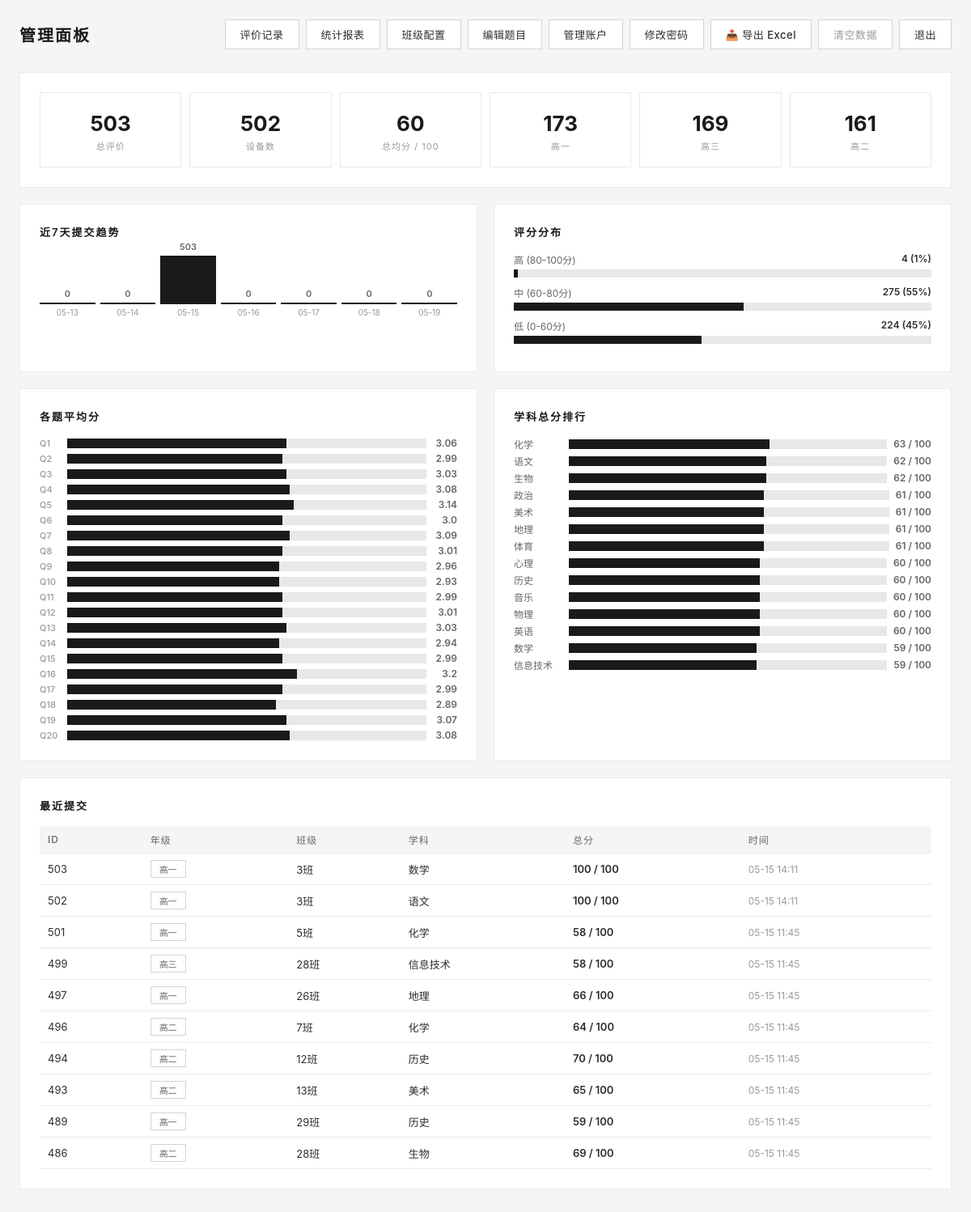
Page /admin (signed in) on the committed database.
### models.py (models this page shows, shortened)
class Evaluation(db.Model):
    __tablename__ = 'evaluation'
    id = db.Column(db.Integer, primary_key=True)
    grade = db.Column(db.String(10), nullable=False)
    class_name = db.Column(db.String(10), nullable=False)
    teacher_subject = db.Column(db.String(20), nullable=False)
    q1 = db.Column(db.String(1), nullable=False)
    q2 = db.Column(db.String(1), nullable=False)
    q3 = db.Column(db.String(1), nullable=False)
    q4 = db.Column(db.String(1), nullable=False)
    q5 = db.Column(db.String(1), nullable=False)
    q6 = db.Column(db.String(1), nullable=False)
    q7 = db.Column(db.String(1), nullable=False)
    q8 = db.Column(db.String(1), nullable=False)
    q9 = db.Column(db.String(1), nullable=False)
    q10 = db.Column(db.String(1), nullable=False)
    q11 = db.Column(db.String(1), nullable=False)
    q12 = db.Column(db.String(1), nullable=False)
    q13 = db.Column(db.String(1), nullable=False)
    q14 = db.Column(db.String(1), nullable=False)
    q15 = db.Column(db.String(1), nullable=False)
    q16 = db.Column(db.String(1), nullable=False)
    q17 = db.Column(db.String(1), nullable=False)
    q18 = db.Column(db.String(1), nullable=False)
    q19 = db.Column(db.String(1), nullable=False)
    q20 = db.Column(db.String(1), nullable=False)
    device_uuid = db.Column(db.String(36), nullable=True, index=True)
    suggestions = db.Column(db.Text, default='')
    created_at = db.Column(db.DateTime, default=datetime.now)
    updated_at = db.Column(db.DateTime, default=datetime.now, onupdate=datetime.now)
    ip_address = db.Column(db.String(50), default='')
    def score_of(self, q):
        score_map = {'A': 5, 'B': 4, 'C': 3, 'D': 2, 'E': 1}
        val = getattr(self, q, 'C')
        return score_map.get(val, 3)
    @property
    def total_score(self):
        return sum(self.score_of(f'q{i}') for i in range(1, 21))
    @property
    def average_score(self):
        return round(self.total_score / 20, 2)

### app.py (the view)
@app.route('/admin')
@login_required
def admin_dashboard():
    total = Evaluation.query.count()
    unique_devices = db.session.query(db.func.count(db.distinct(Evaluation.device_uuid))).scalar() or 0
    grades = db.session.query(Evaluation.grade, db.func.count(Evaluation.id)).group_by(Evaluation.grade).all()
    subjects = db.session.query(Evaluation.teacher_subject, db.func.count(Evaluation.id)).group_by(Evaluation.teacher_subject).all()
    recent = Evaluation.query.order_by(Evaluation.created_at.desc()).limit(10).all()
    q_count = len(get_questions())
    all_scores = [e.average_score for e in Evaluation.query.all()]
    overall_avg = round(sum(all_scores) / len(all_scores), 2) if all_scores else 0
    dist = {'高 (80-100分)': 0, '中 (60-80分)': 0, '低 (0-60分)': 0}
    for s in all_scores:
        t = s * q_count
        if t >= 80: dist['高 (80-100分)'] += 1
        elif t >= 60: dist['中 (60-80分)'] += 1
        else: dist['低 (0-60分)'] += 1
    today = datetime.now().date()
    daily_counts = []
    for d in range(6, -1, -1):
        day = today - timedelta(days=d)
        ds = datetime(day.year, day.month, day.day, 0, 0, 0)
        de = datetime(day.year, day.month, day.day, 23, 59, 59)
        cnt = Evaluation.query.filter(Evaluation.created_at >= ds, Evaluation.created_at <= de).count()
        daily_counts.append({'date': day.strftime('%m-%d'), 'count': cnt})
    score_sum = sum(
        db.case((getattr(Evaluation, f'q{i+1}') == 'A', 5),
                (getattr(Evaluation, f'q{i+1}') == 'B', 4),
                (getattr(Evaluation, f'q{i+1}') == 'C', 3),
                (getattr(Evaluation, f'q{i+1}') == 'D', 2),
                (getattr(Evaluation, f'q{i+1}') == 'E', 1), else_=0)
        for i in range(q_count)
    )
    subject_ranking = db.session.query(
        Evaluation.teacher_subject, db.func.count(Evaluation.id).label('cnt'),
        db.func.avg(score_sum / q_count).label('avg')
    ).group_by(Evaluation.teacher_subject).order_by(db.desc('avg')).all()
    avg_scores = {}
    for i in range(1, q_count + 1):
        col = getattr(Evaluation, f'q{i}')
        score_expr = db.case({col == 'A': 5, col == 'B': 4, col == 'C': 3, col == 'D': 2, col == 'E': 1}, else_=0)
        avg = db.session.query(db.func.avg(score_expr)).scalar()
        avg_scores[i] = round(float(avg), 2) if avg else 0
    return render_template('admin/dashboard.html', total=total, unique_devices=unique_devices,
                           grades=grades, subjects=subjects, recent=recent, overall_avg=overall_avg,
                           score_dist=dist, daily_counts=daily_counts, subject_ranking=subject_ranking,
                           avg_scores=avg_scores, questions=get_questions(), q_count=q_count)

### app.py (called while the page is built)
@login_manager.user_loader
def load_user(user_id):
    return Admin.query.get(int(user_id))

def get_questions():
    qs = QuestionConfig.query.order_by(QuestionConfig.question_number).all()
    if len(qs) >= 20:
        return [q.content for q in qs[:20]]
    return DEFAULT_QUESTIONS

### templates/admin/dashboard.html (shortened to what this page needs)
<!DOCTYPE html>
<html lang="zh-CN">
<head>
</head>
<body>
<div class="container">
  <div class="top-bar">
    <h2>管理面板</h2>
    <div class="top-actions">
      <a href="{{ url_for('admin_results') }}" class="btn">评价记录</a>
      <a href="{{ url_for('admin_stats', group='grade_class') }}" class="btn">统计报表</a>
      <a href="{{ url_for('admin_classes') }}" class="btn">班级配置</a>
      <a href="{{ url_for('admin_questions') }}" class="btn">编辑题目</a>
      <a href="{{ url_for('admin_admins') }}" class="btn">管理账户</a>
      <a href="{{ url_for('admin_password') }}" class="btn">修改密码</a>
      <a href="{{ url_for('admin_export') }}" class="btn" onclick="showExportOverlay()">📥 导出 Excel</a>
      <form method="post" action="{{ url_for('admin_clear_all') }}" style="display:inline;" onsubmit="return confirm('确认清空全部 {{ total }} 条评价记录吗？此操作不可恢复。')">
        <button type="submit" class="btn" style="color:var(--gray-500);">清空数据</button>
      </form>
      <a href="{{ url_for('admin_logout') }}" class="btn">退出</a>
    </div>
  </div>
  <div class="card"><div class="card-body">
    <div class="stats-grid">
      <div class="stat-card"><div class="num">{{ total }}</div><div class="label">总评价</div></div>
      <div class="stat-card"><div class="num">{{ unique_devices }}</div><div class="label">设备数</div></div>
      <div class="stat-card"><div class="num">{{ '%.0f'|format(overall_avg * 20) }}</div><div class="label">总均分 / 100</div></div>
      {% for grade, count in grades %}
      <div class="stat-card"><div class="num">{{ count }}</div><div class="label">{{ grade }}</div></div>
      {% endfor %}
    </div>
  </div></div>
  <div class="grid-2">
    <div class="card"><div class="card-body">
      <div class="section-title">近7天提交趋势</div>
      <div style="display:flex;align-items:flex-end;gap:6px;height:80px;padding-top:10px;">
        {% set max_count = daily_counts|map(attribute='count')|max or 1 %}
        {% for d in daily_counts %}
        <div style="flex:1;display:flex;flex-direction:column;align-items:center;">
          <span style="font-size:11px;font-weight:600;color:var(--gray-700);">{{ d.count }}</span>
          <div style="width:100%;background:var(--gray-100);margin-top:4px;flex:1;display:flex;align-items:flex-end;">
            <div style="width:100%;height:{{ (d.count / max_count * 60)|round|int }}px;background:var(--black);min-height:2px;"></div>
          </div>
          <span style="font-size:10px;color:var(--gray-500);margin-top:4px;">{{ d.date }}</span>
        </div>
        {% endfor %}
      </div>
    </div></div>
    <div class="card"><div class="card-body">
      <div class="section-title">评分分布</div>
      {% set total_dist = score_dist['高 (80-100分)'] + score_dist['中 (60-80分)'] + score_dist['低 (0-60分)'] %}
      {% for label, count in [('高 (80-100分)', score_dist['高 (80-100分)']), ('中 (60-80分)', score_dist['中 (60-80分)']), ('低 (0-60分)', score_dist['低 (0-60分)'])] %}
      {% set pct = (count / total_dist * 100)|round|int if total_dist > 0 else 0 %}
      <div style="margin-bottom:10px;">
        <div style="display:flex;justify-content:space-between;font-size:12px;margin-bottom:4px;">
          <span style="color:var(--gray-700);">{{ label }}</span>
          <span style="font-weight:600;">{{ count }} ({{ pct }}%)</span>
        </div>
        <div style="height:10px;background:var(--gray-100);">
          <div style="height:100%;width:{{ pct }}%;background:var(--black);"></div>
        </div>
      </div>
      {% endfor %}
    </div></div>
  </div>
  <div class="grid-2">
    <div class="card"><div class="card-body">
      <div class="section-title">各题平均分</div>
      <div class="bar-group">
        {% for i in range(20) %}
        {% set avg = avg_scores[i+1] %}
        {% set pct = (avg / 5 * 100)|round|int %}
        <div class="bar-row">
          <span class="bar-label">Q{{ i+1 }}</span>
          <div class="bar-track"><div class="bar-fill" style="width:{{ pct }}%;"></div></div>
          <span class="bar-score">{{ avg }}</span>
        </div>
        {% endfor %}
      </div>
    </div></div>
    <div class="card"><div class="card-body">
      <div class="section-title">学科总分排行</div>
      {% if subject_ranking %}
      <div style="display:flex;flex-direction:column;gap:4px;">
        {% for s in subject_ranking %}
        {% set total = (s.avg or 0) * 20 %}
        {% set spct = total / 100 * 100 %}
        <div class="bar-row">
          <span style="min-width:60px;font-size:12px;color:var(--gray-700);">{{ s.teacher_subject }}</span>
          <div class="bar-track"><div class="bar-fill" style="width:{{ spct|round|int }}%;"></div></div>
          <span class="bar-score">{{ '%.0f'|format(total) }} / 100</span>
        </div>
        {% endfor %}
      </div>
      {% else %}<div class="empty-state">暂无数据</div>{% endif %}
    </div></div>
  </div>
  <div class="card"><div class="card-body">
    <div class="section-title">最近提交</div>
    {% if recent %}
    <div class="table-wrap">
      <table>
        <thead><tr><th>ID</th><th>年级</th><th>班级</th><th>学科</th><th>总分</th><th>时间</th></tr></thead>
        <tbody>
          {% for ev in recent %}
          <tr>
            <td>{{ ev.id }}</td>
            <td><span class="badge">{{ ev.grade }}</span></td>
            <td>{{ ev.class_name }}班</td>
            <td>{{ ev.teacher_subject }}</td>
            <td style="font-weight:600;">{{ ev.total_score }} / 100</td>
            <td style="color:var(--gray-500);font-size:12px;">{{ ev.created_at.strftime('%m-%d %H:%M') }}</td>
          </tr>
          {% endfor %}
        </tbody>
      </table>
    </div>
    {% else %}<div class="empty-state">暂无评价记录</div>{% endif %}
  </div></div>
  <div class="footer">&nbsp;</div>
</div>
</body>
</html>

### templates/admin/dashboard.html (style rules this page uses)
:root { --black: #1a1a1a; --dark: #2d2d2d; --gray-700: #666; --gray-500: #999; --gray-300: #ccc; --gray-100: #e8e8e8; --gray-50: #f5f5f5; --white: #fff; --border: #d4d4d4; --border-light: #eaeaea; --font: -apple-system, BlinkMacSystemFont, 'PingFang SC', 'Noto Sans SC', 'Microsoft YaHei', sans-serif; }
* { margin:0; padding:0; box-sizing:border-box; }
body { font-family: var(--font); background: var(--gray-50); padding: 24px; color: var(--dark); }
.container { max-width: 1200px; margin: 0 auto; }
.top-bar { display: flex; justify-content: space-between; align-items: center; margin-bottom: 28px; flex-wrap: wrap; gap: 12px; }
.top-bar h2 { font-size: 20px; font-weight: 600; color: var(--black); letter-spacing: 2px; }
.top-actions { display: flex; gap: 8px; flex-wrap: wrap; }
.btn { display: inline-flex; align-items: center; gap: 4px; padding: 8px 18px; border: 1px solid var(--border); font-size: 13px; font-weight: 500; font-family: inherit; cursor: pointer; text-decoration: none; transition: all 0.2s; background: var(--white); color: var(--dark); letter-spacing: 0.5px; }
.card { background: var(--white); border: 1px solid var(--border-light); margin-bottom: 20px; }
.card-body { padding: 24px; }
.section-title { font-size: 13px; font-weight: 600; color: var(--black); margin-bottom: 16px; letter-spacing: 2px; text-transform: uppercase; }
.stats-grid { display: grid; grid-template-columns: repeat(auto-fit, minmax(130px, 1fr)); gap: 10px; }
.stat-card { border: 1px solid var(--border-light); padding: 18px 16px; text-align: center; }
.stat-card .num { font-size: 26px; font-weight: 700; color: var(--black); margin: 4px 0; }
.stat-card .label { font-size: 11px; color: var(--gray-500); letter-spacing: 1px; text-transform: uppercase; }
.grid-2 { display: grid; grid-template-columns: 1fr 1fr; gap: 20px; }
.bar-group { display: flex; flex-direction: column; gap: 4px; }
.bar-row { display: flex; align-items: center; gap: 8px; }
.bar-label { min-width: 26px; font-size: 11px; color: var(--gray-500); font-weight: 500; }
.bar-track { flex: 1; height: 12px; background: var(--gray-100); }
.bar-fill { height: 100%; background: var(--black); transition: width 0.8s; }
.bar-score { min-width: 30px; font-size: 12px; font-weight: 600; color: var(--gray-700); text-align: right; }
.table-wrap { overflow-x: auto; }
table { width: 100%; border-collapse: collapse; font-size: 13px; }
table th { text-align: left; padding: 8px 10px; background: var(--gray-50); color: var(--gray-700); font-weight: 500; border-bottom: 1px solid var(--border-light); font-size: 12px; text-transform: uppercase; letter-spacing: 1px; }
table td { padding: 8px 10px; border-bottom: 1px solid var(--border-light); }
.badge { display: inline-block; padding: 2px 10px; font-size: 11px; border: 1px solid var(--border); color: var(--gray-700); }
.footer { text-align: center; padding: 20px; color: var(--gray-500); font-size: 12px; }

### rows in the picture
Evaluation: id "503", grade "高一", class_name "3", teacher_subject "数学", total_score "100", created_at "05-15 14:11"
Evaluation: id "502", grade "高一", class_name "3", teacher_subject "语文", total_score "100", created_at "05-15 14:11"
Evaluation: id "501", grade "高一", class_name "5", teacher_subject "化学", total_score "58", created_at "05-15 11:45"
Evaluation: id "499", grade "高三", class_name "28", teacher_subject "信息技术", total_score "58", created_at "05-15 11:45"
Evaluation: id "497", grade "高一", class_name "26", teacher_subject "地理", total_score "66", created_at "05-15 11:45"
Evaluation: id "496", grade "高二", class_name "7", teacher_subject "化学", total_score "64", created_at "05-15 11:45"
Evaluation: id "494", grade "高二", class_name "12", teacher_subject "历史", total_score "70", created_at "05-15 11:45"
Evaluation: id "493", grade "高二", class_name "13", teacher_subject "美术", total_score "65", created_at "05-15 11:45"
Evaluation: id "489", grade "高一", class_name "29", teacher_subject "历史", total_score "59", created_at "05-15 11:45"
Evaluation: id "486", grade "高二", class_name "28", teacher_subject "生物", total_score "69", created_at "05-15 11:45"

### other values in the picture
{{ total }} "503"
{{ unique_devices }} "502"
{{ '%.0f'|format(overall_avg * 20) }} "60"
{{ count }} "173" "169" "161"
{{ grade }} "高一" "高三" "高二"
{{ d.count }} "0" "0" "503" "0" "0" "0" "0"
{{ d.date }} "05-13" "05-14" "05-15" "05-16" "05-17" "05-18" "05-19"
{{ label }} "高 (80-100分)" "中 (60-80分)" "低 (0-60分)"
{{ count }} "4" "275" "224"
{{ pct }} "1" "55" "45"
{{ i+1 }} "1" "2" "3" "4" "5" "6" "7" "8" "9" "10" "11" "12" "13" "14" "15" "16" "17" "18" "19" "20"
{{ avg }} "3.06" "2.99" "3.03" "3.08" "3.14" "3.0" "3.09" "3.01" "2.96" "2.93" "2.99" "3.01" "3.03" "2.94" "2.99" "3.2" "2.99" "2.89" "3.07" "3.08"
{{ s.teacher_subject }} "化学" "语文" "生物" "政治" "美术" "地理" "体育" "心理" "历史" "音乐" "物理" "英语" "数学" "信息技术"
{{ '%.0f'|format(total) }} "63" "62" "62" "61" "61" "61" "61" "60" "60" "60" "60" "60" "59" "59"
